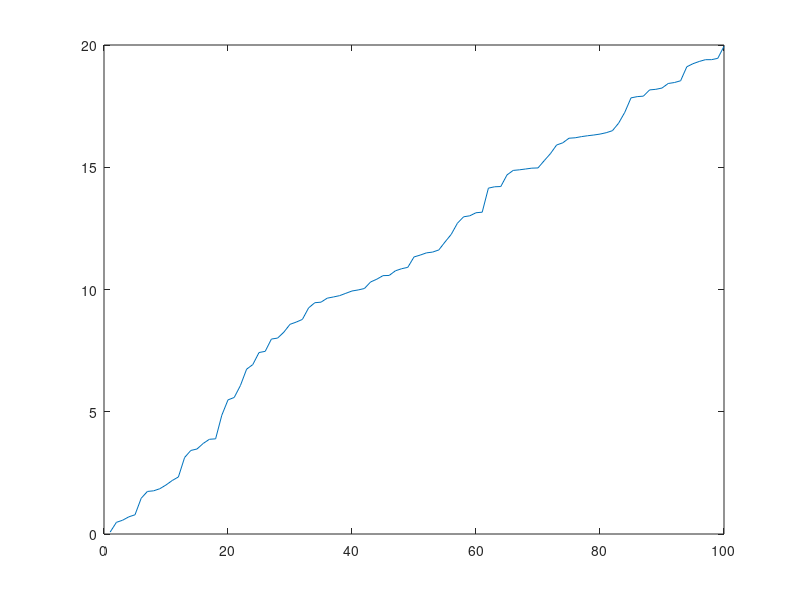

Recreate this plot in MATLAB.
clc;clear;
a = 0;b = 20;
for i=1:100
itr(i:100,1)=i;
end;
value = ((b-a).*rand(100,1)) + a;   
value=sort(value);
plot(itr,value);
